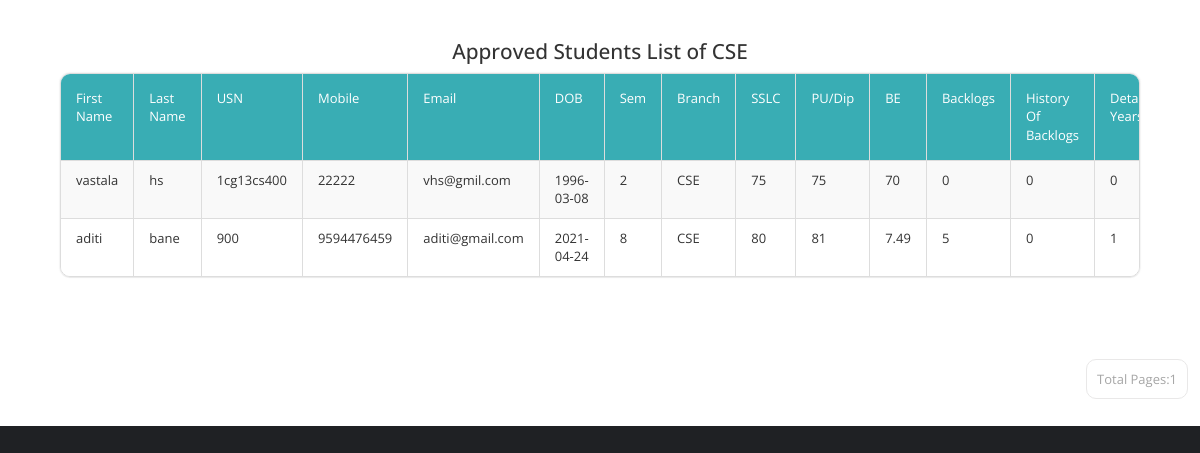
The page /Profilers/PProfile/cse.php (signed in) on the database its author committed.
### tables this page shows
CREATE TABLE `basicdetails` (
  `Id` int(11) NOT NULL,
  `FirstName` varchar(25) NOT NULL,
  `LastName` varchar(25) NOT NULL,
  `USN` varchar(10) NOT NULL,
  `Mobile` bigint(11) NOT NULL,
  `Email` varchar(255) NOT NULL,
  `DOB` date NOT NULL,
  `Sem` int(11) NOT NULL,
  `Branch` varchar(15) NOT NULL,
  `SSLC` float NOT NULL,
  `PU/Dip` float NOT NULL,
  `BE` float NOT NULL,
  `Backlogs` int(11) NOT NULL,
  `HofBacklogs` tinyint(1) NOT NULL,
  `DetainYears` int(11) NOT NULL,
  `Approve` tinyint(1) NOT NULL DEFAULT 0,
  `ApprovalDate` date NOT NULL
);

### Profilers/PProfile/cse.php (the view, shortened to what this page needs)
<!DOCTYPE html>
<html lang="en">
  <head>
    <link href="css/font-awesome.min.css" rel="stylesheet">
    <link href="css/bootstrap.min.css" rel="stylesheet">
    <link href="css/templatemo-style.css" rel="stylesheet">
  </head>
  <body>
  <div class="bg">
  <div class="templatemo-content-container">
 <center><h2>Approved Students List of CSE</h2></center>
          <div class="templatemo-content-widget no-padding">
            <div class="panel panel-default table-responsive">
			<table class="table table-striped table-bordered templatemo-user-table">
                <thead>
                  <tr>
                    <td><a class="white-text templatemo-sort-by">First Name </a></td>
                    <td><a  class="white-text templatemo-sort-by">Last Name </a></td>
                    <td><a  class="white-text templatemo-sort-by">USN </a></td>
                    <td><a  class="white-text templatemo-sort-by">Mobile </a></td>
					   <td><a  class="white-text templatemo-sort-by">Email </a></td>
                       <td><a  class="white-text templatemo-sort-by">DOB</a></td>
   <td><a  class="white-text templatemo-sort-by">Sem </a></td>
   <td><a  class="white-text templatemo-sort-by">Branch </a></td>
   <td><a  class="white-text templatemo-sort-by">SSLC </a></td>
   <td><a  class="white-text templatemo-sort-by">PU/Dip </a></td>
			      <td><a  class="white-text templatemo-sort-by">BE </a></td>
			      <td><a  class="white-text templatemo-sort-by">Backlogs </a></td>
				     <td><a class="white-text templatemo-sort-by">History Of Backlogs </a></td>
				     <td><a  class="white-text templatemo-sort-by">Detain Years </a></td>
				  </thead>
 <?php
$num_rec_per_page=2;
 $mysqli = new mysqli('remotemysql.com','NG73FMUEBv','AOMDJxJRXe','NG73FMUEBv');
if (isset($_GET["page"])) { $page  = $_GET["page"]; } else { $page=1; };
$start_from = ($page-1) * $num_rec_per_page;
$sql = "SELECT * FROM basicdetails where Approve='1' and Branch='CSE' LIMIT $start_from, $num_rec_per_page";
$rs_result = mysqli_query ($mysqli,$sql);
while ($row = mysqli_fetch_assoc($rs_result))
{
            print "<tr>";
print "<td>" . $row['FirstName'] . "</td>";
print "<td>" . $row['LastName'] . "</td>";
print "<td>" . $row['USN'] . "</td>";
print "<td>" . $row['Mobile'] . "</td>";
print "<td>" . $row['Email'] . "</td>";
print "<td>" . $row['DOB'] . "</td>";
print "<td>" . $row['Sem'] . "</td>";
print "<td>" . $row['Branch'] . "</td>";
print "<td>" . $row['SSLC'] . "</td>";
print "<td>" . $row['PU/Dip'] . "</td>";
print "<td>" . $row['BE'] . "</td>";
print "<td>" . $row['Backlogs'] . "</td>";
print "<td>" . $row['HofBacklogs'] . "</td>";
print "<td>" . $row['DetainYears'] . "</td>";
print "</tr>";
}
?>
              </table>
			  </div>
			  </div>
			  </div>
   <div class="pagination-wrap">
   <ul class="pagination">
   <?php
$num_rec_per_page=2;
 $mysqli = new mysqli('remotemysql.com','NG73FMUEBv','AOMDJxJRXe','NG73FMUEBv');
$sql = "SELECT * FROM basicdetails where Approve='1' and Branch='CSE'";
$rs_result = mysqli_query($mysqli,$sql);
$total_records = mysqli_num_rows($rs_result);
$totalpage = ceil($total_records / $num_rec_per_page);
$currentpage = (isset($_GET['page']) ? $_GET['page'] : 1);
	 if($currentpage == 0)
	{
	}
	else if( $currentpage >= 1  &&  $currentpage <= $totalpage  )
	{
	 echo "<li><a>Total Pages:".$totalpage."</a></li>";
}
 ?>
</ul>
</div>
</body>
</html>

### Profilers/PProfile/css/templatemo-style.css (style rules this page uses)
* { font-family: 'Open Sans', sans-serif; }
body { font-size: 13px; }
body, .templatemo-left-nav { background: #1f2124; }
.bg { background: #ffffff }
h1, h2, h3 { margin: 0; }
h2 { font-size: 1.6em; }
ul { list-style-type: none; margin: 0; padding: 0; }
.white-text { color: white; }
.templatemo-content-container { padding: 40px 50px; }
.templatemo-content-widget { border-radius: 10px; padding: 30px; position: relative; margin: 10px; box-shadow: 0px 0px 1px 1px rgba(161, 159, 159, 0.1); }
.templatemo-content-widget.no-padding { padding: 0; }
.panel { border-radius: 10px; }
.pagination-wrap { margin-right: 10px; text-align: right; }
.pagination>li>a { border-color: #E9E8E8; color: #a6a6a6; margin: 2px; padding: 10px; }
.pagination>li>a, .pagination>li:first-child>a, .pagination>li:last-child>a { border-radius: 10px; }
.table { margin-bottom: 0; }
.table>tbody>tr>td { padding: 10px 15px; }
.table>thead>tr>td { padding: 15px; }
.templatemo-user-table thead { background-color: #39ADB4; color: white; }
.panel>.table-responsive:last-child>.table:last-child, .panel>.table:last-child { border-bottom-right-radius: 10px; border-bottom-left-radius: 10px; }
.panel>.table:first-child { border-top-left-radius: 10px; border-top-right-radius: 10px; }

### rows shown on the page
basicdetails: FirstName "vastala", LastName "hs", USN "1cg13cs400", Mobile "22222", Email "vhs@gmil.com", DOB "1996-03-08", Sem "2", Branch "CSE", SSLC "75", value "75", BE "70", Backlogs "0", HofBacklogs "0", DetainYears "0"
basicdetails: FirstName "aditi", LastName "bane", USN "900", Mobile "9594476459", Email "aditi@gmail.com", DOB "2021-04-24", Sem "8", Branch "CSE", SSLC "80", value "81", BE "7.49", Backlogs "5", HofBacklogs "0", DetainYears "1"

### other values the page prints
$totalpage "1"
